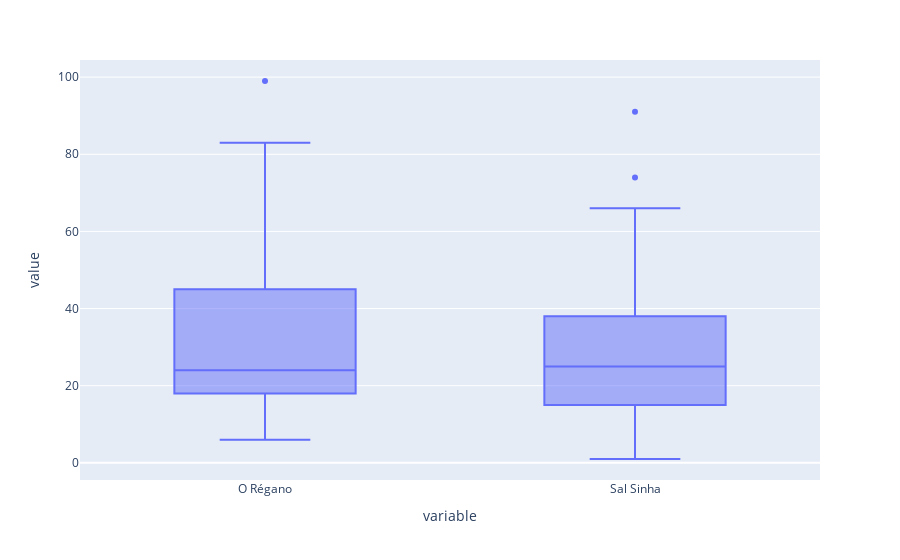

Source (notebook cell):
### Markdown cell above
# Box plot

### Code cell
px.box(dados[["O Régano", "Sal Sinha"]])

### Figure 1 — Plotly figure (JSON) as saved in the notebook; plotly's stock layout.template omitted (floating-point values rounded to 4 significant figures; data arrays with more than 128 entries replaced by an {"elided": "..."} marker saying what was removed)
{"data": [{"alignmentgroup": "True", "hovertemplate": "variable=%{x}<br>value=%{y}<extra></extra>", "legendgroup": "", "marker": {"color": "#636efa"}, "name": "", "notched": false, "offsetgroup": "", "orientation": "v", "showlegend": false, "type": "box", "x": {"elided": "956 str values"}, "x0": " ", "xaxis": "x", "y": {"elided": "956 int values"}, "y0": " ", "yaxis": "y"}], "layout": {"boxmode": "group", "legend": {"tracegroupgap": 0}, "margin": {"t": 60}, "xaxis": {"anchor": "y", "domain": [0, 1], "title": {"text": "variable"}}, "yaxis": {"anchor": "x", "domain": [0, 1], "title": {"text": "value"}}}}
